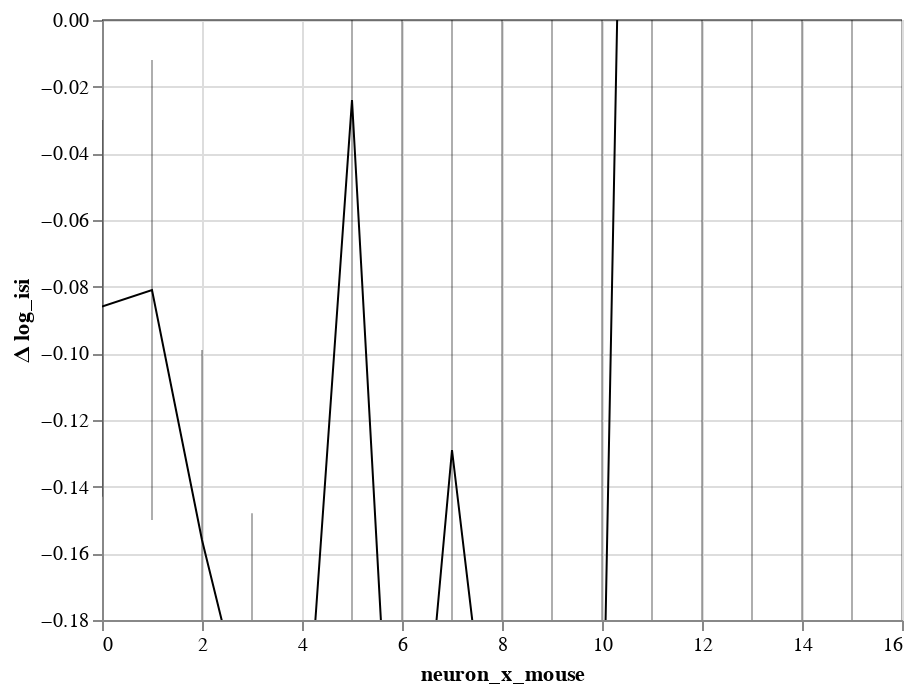

Here is the notebook cell this chart was saved with:
### Code cell
bw.plot(x='neuron_x_mouse:O').display()

### Figure 1 — Vega-Lite specification as saved in the notebook (floating-point values rounded to 4 significant figures)
{"config": {"view": {"continuousWidth": 400, "continuousHeight": 300}}, "layer": [{"mark": {"type": "rule", "clip": true, "opacity": 0.4, "size": 0.8}, "encoding": {"x": {"type": "quantitative", "field": "neuron_x_mouse"}, "y": {"type": "quantitative", "axis": {"orient": "left", "title": ""}, "field": "lower interval", "scale": {"domain": [-0.18, 0], "zero": true}}, "y2": {"field": "higher interval"}}}, {"mark": {"type": "line", "clip": true, "color": "black", "fill": null, "point": false, "size": 1}, "encoding": {"x": {"type": "quantitative", "field": "neuron_x_mouse"}, "y": {"type": "quantitative", "aggregate": "mean", "axis": {"orient": "left"}, "field": "center interval", "scale": {"domain": [-0.18, 0], "zero": true}, "title": "Δ log_isi"}}}, {"mark": {"type": "line", "color": "black", "opacity": 1, "size": 0.5}, "encoding": {"x": {"type": "quantitative", "field": "neuron_x_mouse"}, "y": {"type": "quantitative", "axis": {"orient": "left", "title": ""}, "field": "zero", "scale": {"domain": [-0.18, 0], "zero": true}}}}], "data": {"name": "data-90e3efc634234f9fadf5d686855f6b6d"}, "$schema": "https://vega.github.io/schema/vega-lite/v4.8.1.json", "datasets": {"data-90e3efc634234f9fadf5d686855f6b6d": [{"neuron_x_mouse": 0, "center interval": -0.086, "Std.Err.": 0.029, "z": -3.015, "p": 0.003, "higher interval": -0.143, "lower interval": -0.03, "zero": 0}, {"neuron_x_mouse": 1, "center interval": -0.081, "Std.Err.": 0.035, "z": -2.302, "p": 0.021, "higher interval": -0.15, "lower interval": -0.012, "zero": 0}, {"neuron_x_mouse": 2, "center interval": -0.156, "Std.Err.": 0.029, "z": -5.427, "p": 0.0, "higher interval": -0.212, "lower interval": -0.099, "zero": 0}, {"neuron_x_mouse": 3, "center interval": -0.217, "Std.Err.": 0.035, "z": -6.164, "p": 0.0, "higher interval": -0.286, "lower interval": -0.148, "zero": 0}, {"neuron_x_mouse": 4, "center interval": -0.237, "Std.Err.": 0.029, "z": -8.242, "p": 0.0, "higher interval": -0.293, "lower interval": -0.18, "zero": 0}, {"neuron_x_mouse": 5, "center interval": -0.024, "Std.Err.": 0.161, "z": -0.151, "p": 0.88, "higher interval": -0.34, "lower interval": 0.291, "zero": 0}, {"neuron_x_mouse": 6, "center interval": -0.294, "Std.Err.": 0.16, "z": -1.84, "p": 0.066, "higher interval": -0.607, "lower interval": 0.019, "zero": 0}, {"neuron_x_mouse": 7, "center interval": -0.129, "Std.Err.": 0.161, "z": -0.8, "p": 0.423, "higher interval": -0.445, "lower interval": 0.187, "zero": 0}, {"neuron_x_mouse": 8, "center interval": -0.255, "Std.Err.": 0.16, "z": -1.599, "p": 0.11, "higher interval": -0.569, "lower interval": 0.058, "zero": 0}, {"neuron_x_mouse": 9, "center interval": -0.193, "Std.Err.": 0.161, "z": -1.198, "p": 0.231, "higher interval": -0.509, "lower interval": 0.123, "zero": 0}, {"neuron_x_mouse": 10, "center interval": -0.236, "Std.Err.": 0.16, "z": -1.475, "p": 0.14, "higher interval": -0.549, "lower interval": 0.077, "zero": 0}, {"neuron_x_mouse": 11, "center interval": 0.543, "Std.Err.": 307100.0, "z": 0.0, "p": 1.0, "higher interval": -601800.0, "lower interval": 601800.0, "zero": 0}, {"neuron_x_mouse": 12, "center interval": 0.186, "Std.Err.": 307100.0, "z": 0.0, "p": 1.0, "higher interval": -601800.0, "lower interval": 601800.0, "zero": 0}, {"neuron_x_mouse": 13, "center interval": 0.478, "Std.Err.": 307100.0, "z": 0.0, "p": 1.0, "higher interval": -601800.0, "lower interval": 601800.0, "zero": 0}, {"neuron_x_mouse": 14, "center interval": 0.281, "Std.Err.": 307100.0, "z": 0.0, "p": 1.0, "higher interval": -601800.0, "lower interval": 601800.0, "zero": 0}, {"neuron_x_mouse": 15, "center interval": 0.361, "Std.Err.": 307100.0, "z": 0.0, "p": 1.0, "higher interval": -601800.0, "lower interval": 601800.0, "zero": 0}, {"neuron_x_mouse": 16, "center interval": 0.32, "Std.Err.": 307100.0, "z": 0.0, "p": 1.0, "higher interval": -601800.0, "lower interval": 601800.0, "zero": 0}]}}
